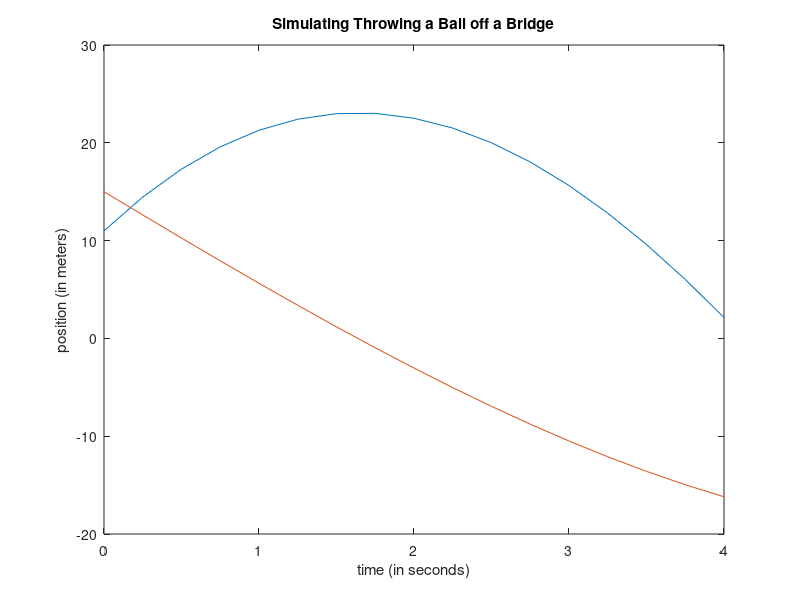

The MATLAB source for this figure:
% CS346 Smaller Assignment 2 Exercise 3
% Sophia Szady and MJ Pennington
% November 9th

% Implementing a model of a ball being thrown straight up from the side of
% a bridge using RK4 and a new acceleration equation

init_pos = 11; % initial position from the book in meters
init_vel = 15; % initial velocity from the book in meters/second
g = -9.81; % gravitational constant
simulation_length = 4; % length of simulation in the textbook
time_step = 0.25; % length of time between each calculation
num_steps = simulation_length/time_step; % number of times position and 
% velocity are calculated 

% initializing arrays to store the values at each time step
RK4_velocities = zeros(num_steps,1);
RK4_positions = zeros(num_steps,1);

% setting the initial values to be the values from the textbook
RK4_velocities(1) = init_vel;
RK4_positions(1) = init_pos;

% anonymous functions to calculate the rate of change of velocity (dvdt)
% and the rate of change of position (dpdt)
dvdt = @(ts,p,v) g+0.01*(v+p)+0.3*ts^2;
dpdt = @(ts,p,v) v;

% running the simulation for the specified length using RK4
for i = 2:num_steps+1
    % Delta 1 uses euler's method to calculate the change in position and 
    % velocity at the given time step
    delta_velocity1 = dvdt(time_step*(i-1), RK4_positions(i-1), ...
        RK4_velocities(i-1))* time_step; 
    delta_position1 = dpdt(time_step*(i-1), RK4_positions(i-1), ... 
        RK4_velocities(i-1))* time_step; 
    % Delta 2 estimates halfway between the previous time step and the
    % current time step using delta 1
    delta_velocity2 = dvdt(time_step*(i-1)+time_step*0.5, RK4_positions(i-1)+ ...
        delta_position1*0.5, RK4_velocities(i-1)+delta_velocity1*0.5)*time_step;
    delta_position2 = dpdt(time_step*(i-1)+time_step*0.5, RK4_positions(i-1)+ ...
        delta_position1*0.5, RK4_velocities(i-1)+delta_velocity1*0.5)*time_step;
    % Delta 3 estimates halfway between the previous time step and the
    % current time step using delta 2
    delta_velocity3 = dvdt(time_step*(i-1)+time_step*0.5, RK4_positions(i-1)+ ...
        delta_position2*0.5, RK4_velocities(i-1)+delta_velocity2*0.5)*time_step;
    delta_position3 = dpdt(time_step*(i-1)+time_step*0.5, RK4_positions(i-1)+ ...
        delta_position2*0.5, RK4_velocities(i-1)+delta_velocity2*0.5)*time_step;
    % Delta 4 estimates the change in position and velocity using delta 3 
    delta_velocity4 = dvdt(time_step*(i-1), RK4_positions(i-1)+ ...
        delta_position3, RK4_velocities(i-1)+delta_velocity3)*time_step;
    delta_position4 = dpdt(time_step*(i-1), RK4_positions(i-1)+ ...
        delta_position3, RK4_velocities(i-1)+delta_velocity3)*time_step;
    % a weighted average is calculated that places more weight on delta 2
    % and delta 3 to calculate the estimated change in velocity and
    % position
    delta_velocity = ((delta_velocity1 + (2*delta_velocity2) + ...
        (2*delta_velocity3) + delta_velocity4)/6);
    delta_position = ((delta_position1 + (2* delta_position2) + ...
        (2*delta_position3) + delta_position4)/6);
    disp(delta_position)
    % the estimated change is added to the previous value of velocity and
    % position
    RK4_velocities(i) = RK4_velocities(i-1) + delta_velocity;
    RK4_positions(i) = RK4_positions(i-1) + delta_position;
end

% plotting the positions and velocities of the simulation
figure
plot(0:time_step:simulation_length, RK4_positions,0:time_step:simulation_length,RK4_velocities)
xlabel("time (in seconds)")
ylabel("position (in meters)")
title("Simulating Throwing a Ball off a Bridge")

